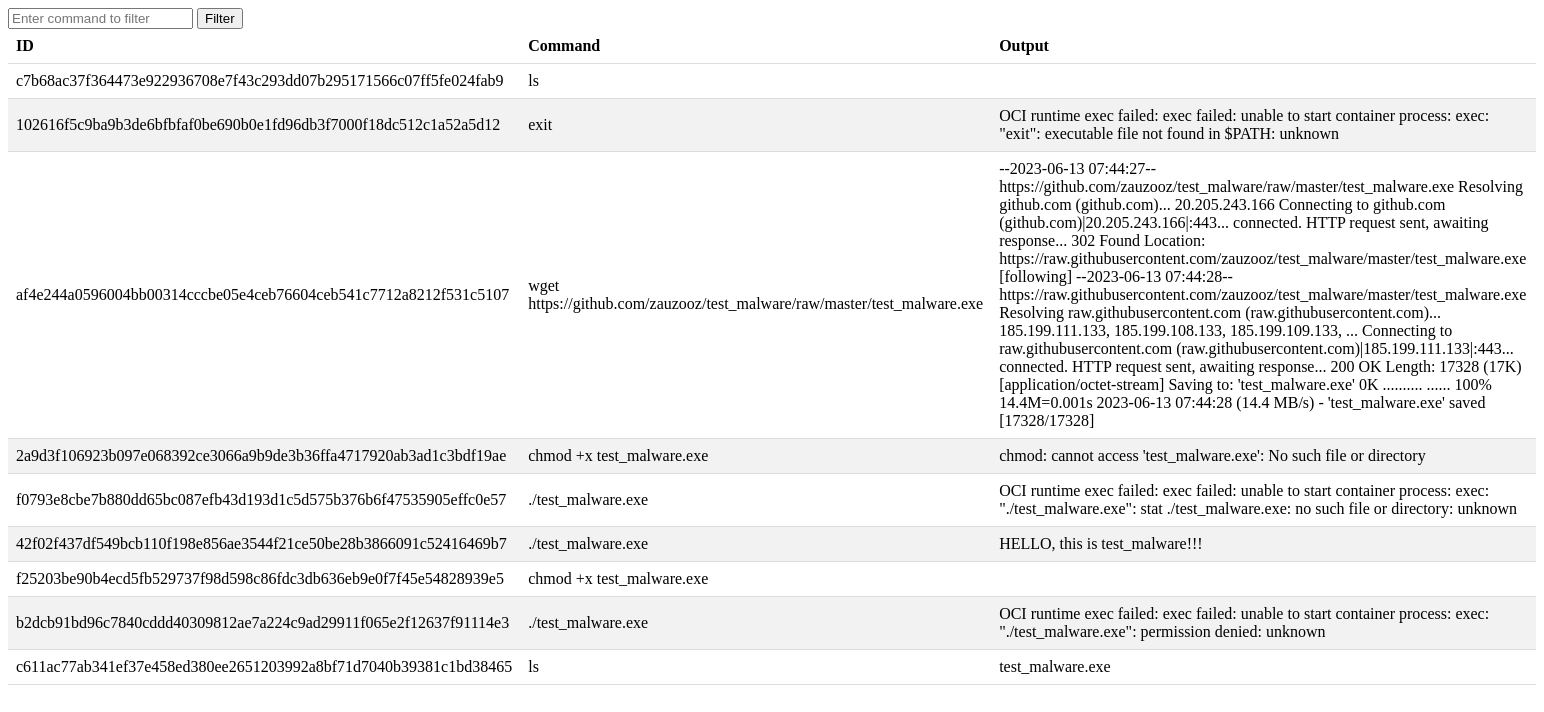
The page / on the database its author committed.
### tables this page shows
CREATE TABLE KNOWLEDGE_DB (
                id TEXT PRIMARY KEY ,
                command TEXT,
                output TEXT
                );

### web_app.py (the view)
@app.route('/', methods=['GET', 'POST'])
def index():
    conn = get_db_connection()
    if request.method == 'POST':
        command = request.form['command']
        cursor = conn.execute('SELECT * FROM KNOWLEDGE_DB WHERE command LIKE ?', (f'%{command}%',))
    else:
        cursor = conn.execute('SELECT * FROM KNOWLEDGE_DB')
    rows = cursor.fetchall()
    conn.close()
    return render_template('index.html', data=rows)

### web_app.py (called while the page is built)
def get_db_connection():
    conn = sqlite3.connect('database/knowlege_base_command.db')
    conn.row_factory = sqlite3.Row
    return conn

### templates/index.html (shortened to what this page needs)
<!DOCTYPE html>
<html>
<head>
</head>
<body>
    <form method="post" action="/">
        <input type="text" name="command" placeholder="Enter command to filter">
        <input type="submit" value="Filter">
    </form>
    <table>
        <thead>
            <tr>
                <th>ID</th>
                <th>Command</th>
                <th>Output</th>
            </tr>
        </thead>
        <tbody>
            {% for row in data %}
            <tr>
                <td>{{ row['id'] }}</td>
                <td>{{ row['command'] }}</td>
                <td>{{ row['output'] }}</td>
            </tr>
            {% endfor %}
        </tbody>
    </table>
</body>
</html>

### templates/index.html (style rules this page uses)
table { border-collapse: collapse; width: 100%; }
th, td { padding: 8px; text-align: left; border-bottom: 1px solid #ddd; }
tr:nth-child(even) { background-color: #f2f2f2; }

### rows shown on the page
KNOWLEDGE_DB: id "c7b68ac37f364473e922936708e7f43c293dd07b295171566c07ff5fe024fab9", command "ls"
KNOWLEDGE_DB: id "102616f5c9ba9b3de6bfbfaf0be690b0e1fd96db3f7000f18dc512c1a52a5d12", command "exit", output "OCI runtime exec failed: exec failed: unable to start container process: exec: \"exit\": executable file not found in $PATH: unknown"
KNOWLEDGE_DB: id "af4e244a0596004bb00314cccbe05e4ceb76604ceb541c7712a8212f531c5107", command "wget https://github.com/zauzooz/test_malware/raw/master/test_malware.exe", output "--2023-06-13 07:44:27-- https://github.com/zauzooz/test_malware/raw/master/test_malware.exe Resolving github.com (github.com)... 20.205.243.166 Connecting to github.com (github.com)|20.205.243.166|:443... connected. HTTP request sent, awaiting response... 302 Found Location: https://raw.githubusercontent.com/zauzooz/test_malware/master/test_malware.exe [following] --2023-06-13 07:44:28-- https://raw.githubusercontent.com/zauzooz/test_malware/master/test_malware.exe Resolving raw.githubusercontent.com (raw.githubusercontent.com)... 185.199.111.133, 185.199.108.133, 185.199.109.133, ... Connecting to raw.githubusercontent.com (raw.githubusercontent.com)|185.199.111.133|:443... connected. HTTP…"
KNOWLEDGE_DB: id "2a9d3f106923b097e068392ce3066a9b9de3b36ffa4717920ab3ad1c3bdf19ae", command "chmod +x test_malware.exe", output "chmod: cannot access 'test_malware.exe': No such file or directory"
KNOWLEDGE_DB: id "f0793e8cbe7b880dd65bc087efb43d193d1c5d575b376b6f47535905effc0e57", command "./test_malware.exe", output "OCI runtime exec failed: exec failed: unable to start container process: exec: \"./test_malware.exe\": stat ./test_malware.exe: no such file or directory: unknown"
KNOWLEDGE_DB: id "42f02f437df549bcb110f198e856ae3544f21ce50be28b3866091c52416469b7", command "./test_malware.exe", output "HELLO, this is test_malware!!!"
KNOWLEDGE_DB: id "f25203be90b4ecd5fb529737f98d598c86fdc3db636eb9e0f7f45e54828939e5", command "chmod +x test_malware.exe"
KNOWLEDGE_DB: id "b2dcb91bd96c7840cddd40309812ae7a224c9ad29911f065e2f12637f91114e3", command "./test_malware.exe", output "OCI runtime exec failed: exec failed: unable to start container process: exec: \"./test_malware.exe\": permission denied: unknown"
KNOWLEDGE_DB: id "c611ac77ab341ef37e458ed380ee2651203992a8bf71d7040b39381c1bd38465", command "ls", output "test_malware.exe"
